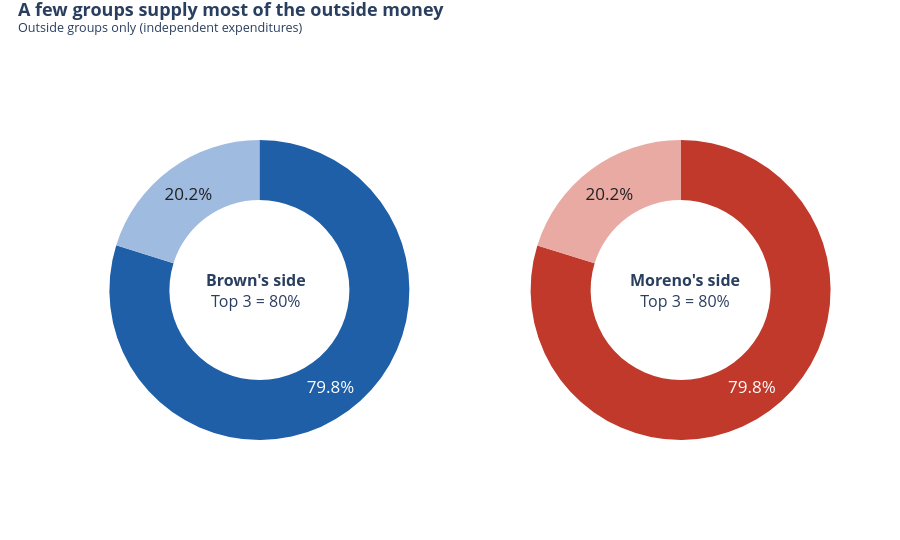

Here is the notebook cell this chart was saved with:
### Code cell
# Chart 6b: how concentrated the money is
fig = make_subplots(rows=1, cols=2, specs=[[{"type": "domain"}, {"type": "domain"}]], horizontal_spacing=0.08)
for col, who in enumerate(SIDES, start=1):
    c = conc[conc["who"] == who]
    fig.add_trace(go.Pie(labels=c["slice"], values=c["dollars"], hole=0.6, sort=False, direction="clockwise",
                         marker={"colors": [COLORS[who], LIGHT[who]]}, textinfo="percent", textposition="inside", insidetextorientation="horizontal",
                         textfont={"size": 17, "color": ["white", "#222222"]},
                         customdata=c["groups"].str.replace("; ", "<br>").tolist(),
                         hovertemplate="<b>%{label}</b><br>$%{value:,.0f}<br>%{percent}<br>%{customdata}<extra></extra>"), row=1, col=col)
    top_pct = c.loc[c["slice"] == "Top 3 groups", "percent"].iloc[0]
    fig.add_annotation(text=f"<b>{LABEL[who]}</b><br>Top 3 = {top_pct:.0f}%", x=[0.225, 0.775][col - 1], y=0.5, xref="paper", yref="paper",
                       xanchor="center", yanchor="middle", showarrow=False, font={"size": 16})
finish(fig, "06b_concentration_donuts.html", "A few groups supply most of the outside money", "Outside groups only (independent expenditures)", height=540, legend=False)

### Figure 1 — Plotly figure (JSON) as saved in the notebook; plotly's stock layout.template omitted (floating-point values rounded to 4 significant figures)
{"data": [{"customdata": ["WINSENATE<br>DUTY AND COUNTRY<br>BUCKEYE LEADERSHIP FUND, INC.", "60 other groups"], "direction": "clockwise", "domain": {"x": [0, 0.46], "y": [0, 1]}, "hole": 0.6, "hovertemplate": "<b>%{label}</b><br>$%{value:,.0f}<br>%{percent}<br>%{customdata}<extra></extra>", "insidetextorientation": "horizontal", "labels": ["Top 3 groups", "All other groups"], "marker": {"colors": ["#1f5fa8", "#9fbbe0"]}, "sort": false, "textfont": {"color": ["white", "#222222"], "size": 17}, "textinfo": "percent", "textposition": "inside", "type": "pie", "values": [87130000.0, 22020000.0]}, {"customdata": ["SENATE LEADERSHIP FUND<br>DEFEND AMERICAN JOBS<br>AMERICAN CROSSROADS", "27 other groups"], "direction": "clockwise", "domain": {"x": [0.54, 1], "y": [0, 1]}, "hole": 0.6, "hovertemplate": "<b>%{label}</b><br>$%{value:,.0f}<br>%{percent}<br>%{customdata}<extra></extra>", "insidetextorientation": "horizontal", "labels": ["Top 3 groups", "All other groups"], "marker": {"colors": ["#c0392b", "#e8aaa3"]}, "sort": false, "textfont": {"color": ["white", "#222222"], "size": 17}, "textinfo": "percent", "textposition": "inside", "type": "pie", "values": [141600000.0, 35890000.0]}], "layout": {"annotations": [{"font": {"size": 16}, "showarrow": false, "text": "<b>Brown's side</b><br>Top 3 = 80%", "x": 0.225, "xanchor": "center", "xref": "paper", "y": 0.5, "yanchor": "middle", "yref": "paper"}, {"font": {"size": 16}, "showarrow": false, "text": "<b>Moreno's side</b><br>Top 3 = 80%", "x": 0.775, "xanchor": "center", "xref": "paper", "y": 0.5, "yanchor": "middle", "yref": "paper"}], "font": {"size": 13}, "height": 540, "legend": {"orientation": "h", "x": 1, "xanchor": "right", "y": 1.02, "yanchor": "bottom"}, "margin": {"b": 100, "l": 80, "r": 40, "t": 140}, "showlegend": false, "title": {"text": "<b>A few groups supply most of the outside money</b><br><sup>Outside groups only (independent expenditures)</sup>", "x": 0.02, "y": 0.97, "yanchor": "top"}}}
